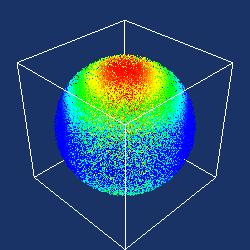

The script that drew this image:
#!/usr/bin/env python

# Sample a cylinder implicit function over a random point cloud using
# vtkSampleImplicitFunctionFilter and display with a point Gaussian mapper.

# Factory overrides
import vtkmodules.vtkInteractionStyle  # noqa: F401
import vtkmodules.vtkRenderingOpenGL2  # noqa: F401

from vtkmodules.vtkCommonDataModel import vtkCylinder
from vtkmodules.vtkFiltersGeneral import vtkSampleImplicitFunctionFilter
from vtkmodules.vtkFiltersModeling import vtkOutlineFilter
from vtkmodules.vtkFiltersSources import vtkPointSource
from vtkmodules.vtkRenderingCore import (
    vtkActor,
    vtkPointGaussianMapper,
    vtkPolyDataMapper,
    vtkRenderWindow,
    vtkRenderWindowInteractor,
    vtkRenderer,
)

n_pts = 100000

# Create a random point cloud
points = vtkPointSource()
points.SetNumberOfPoints(n_pts)
points.SetRadius(5)

# Create a cylinder implicit function
cyl = vtkCylinder()
cyl.SetCenter(0, 0, 0)
cyl.SetRadius(0.1)

# Sample the implicit function at the point locations
sample = vtkSampleImplicitFunctionFilter()
sample.SetInputConnection(points.GetOutputPort())
sample.SetImplicitFunction(cyl)
sample.Update()

# Draw the points colored by implicit function value
sample_mapper = vtkPointGaussianMapper()
sample_mapper.SetInputConnection(sample.GetOutputPort())
sample_mapper.EmissiveOff()
sample_mapper.SetScaleFactor(0.0)
sample_mapper.SetScalarRange(0, 20)

sample_actor = vtkActor()
sample_actor.SetMapper(sample_mapper)

# Create an outline
outline = vtkOutlineFilter()
outline.SetInputConnection(sample.GetOutputPort())

outline_mapper = vtkPolyDataMapper()
outline_mapper.SetInputConnection(outline.GetOutputPort())

outline_actor = vtkActor()
outline_actor.SetMapper(outline_mapper)

# Renderer
renderer = vtkRenderer()
renderer.AddActor(sample_actor)
renderer.AddActor(outline_actor)
renderer.SetBackground(0.1, 0.2, 0.4)

# Window
render_window = vtkRenderWindow()
render_window.AddRenderer(renderer)
render_window.SetSize(250, 250)
render_window.SetWindowName("sample implicit function")

# Interactor
interactor = vtkRenderWindowInteractor()
interactor.SetRenderWindow(render_window)

# Scene
cam = renderer.GetActiveCamera()
cam.SetFocalPoint(0, 0, 0)
cam.SetPosition(1, 1, 1)
renderer.ResetCamera()

interactor.Initialize()
interactor.Start()
